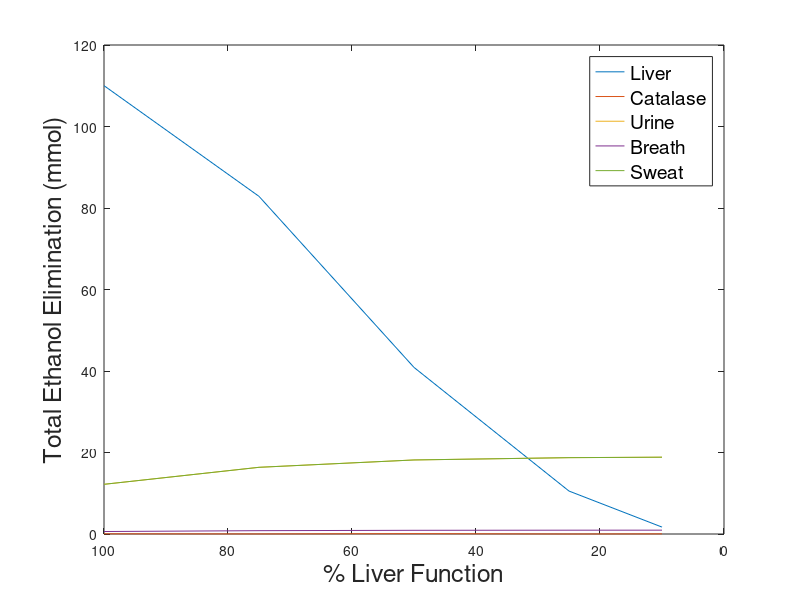
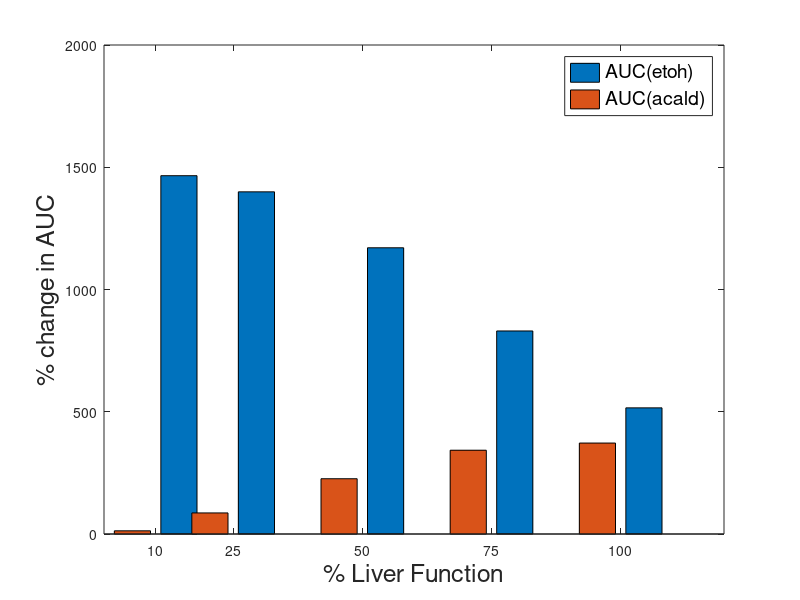

MATLAB code for these plots, in order:
% x = categorical({'100%','75%','50%','25%','10%'});
% x = reordercats(x,{'100%','75%','50%','25%','10%'});

x = [100, 75, 50, 25, 10];


%[100 75 50 25 10];

%Values: liver, c, u, br, sw, AUCet, AUCacald
vals = [195 0.0982 3.7195 0.4040 136.05 515.9670 371.9698;
        146.8492 0.0434 4.9922 0.5422 182.596 830.40 342.6625;
        72.4555 0.1691 5.5421 0.6019 202.7092 1170.7 226.0908;
        18.6777 0.0180 5.7146 .6206 209.0191 1399.5 86.1976;
        3.0066 0.0769 5.7494 .6244 210.2926 1465.5 13.0762];
%V
volume = [1.7723 1.8235 .3050 .6625 11.1565 1 1];

vals = vals./volume;

baseline = vals (1,:);

percentchange = vals./baseline;

% %b = bar(x,percentchange(:,1:5));
% b = bar(x,vals(:,1:5));
% legend ('Liver','Catalase','Urine','Breath','Sweat','FontSize',14);
% ylabel('Total Ethanol Elimination (mmol)','FontSize',18);
% %ylabel('% change in rate','FontSize',18);
% xlabel('% Liver Function','FontSize',18);


b = plot(x,vals(:,1:5));
    set ( gca, 'xdir', 'reverse' )
legend ('Liver','Catalase','Urine','Breath','Sweat','FontSize',14);
ylabel('Total Ethanol Elimination (mmol)','FontSize',18);
%ylabel('% change in rate','FontSize',18);
xlabel('% Liver Function','FontSize',18);


figure
%c = bar(x, percentchange(:,6:7));
c = bar(x, vals(:,6:7));
legend ('AUC(etoh)','AUC(acald)','FontSize',14);
ylabel('% change in AUC','FontSize',18);
xlabel('% Liver Function','FontSize',18);